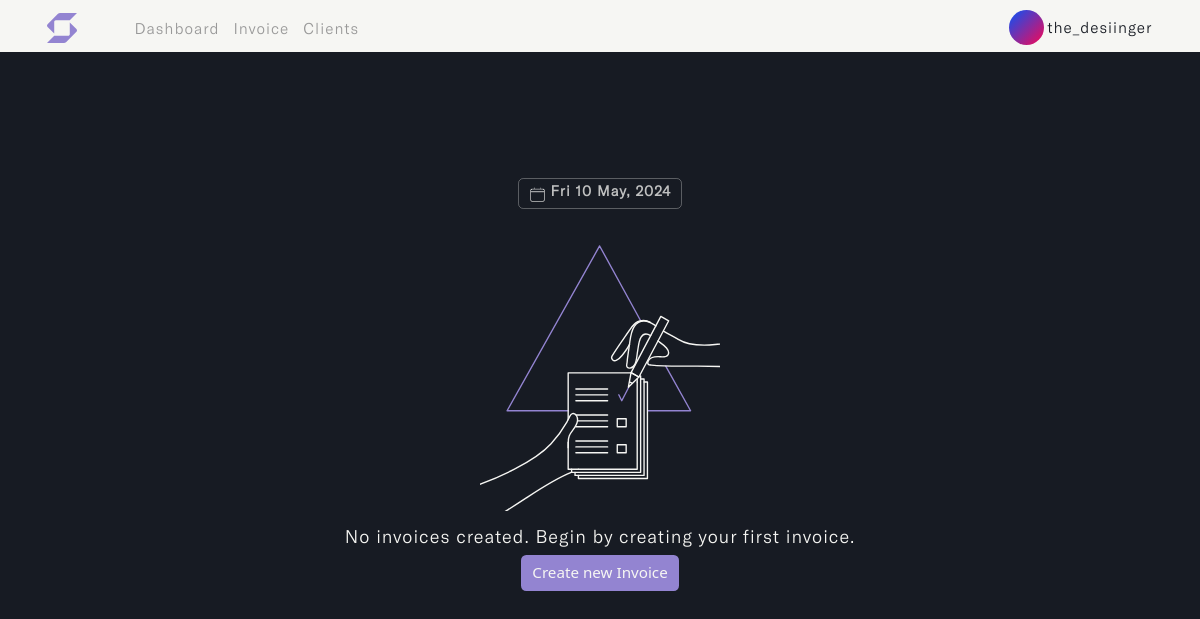
/invoice (signed in), run on an earlier commit of the app's database.
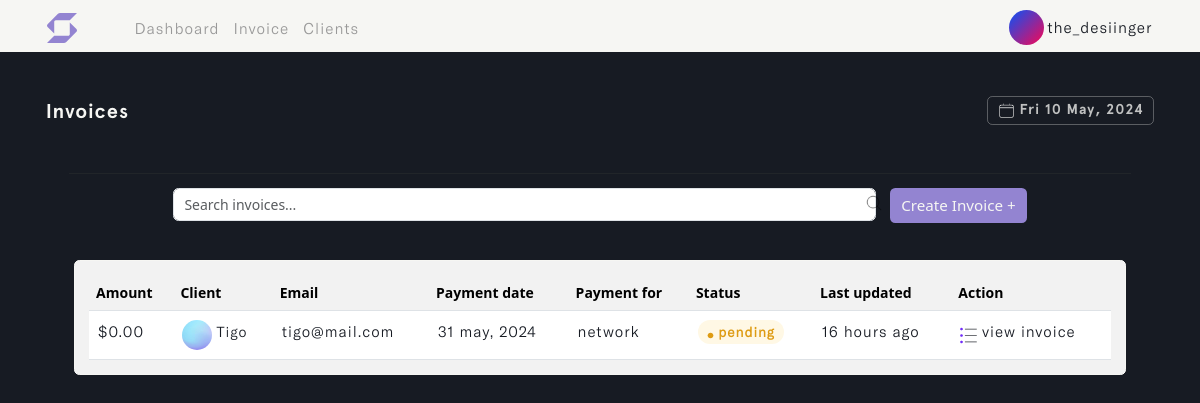
And on a later commit of the database.
### invoice/models.py (models this page shows, shortened)
class Invoice(models.Model):
    STATUS = (
        ('Pending', 'Pending'),
        ('Paid', 'Paid')
    )
    CURRENCY = (
        ('USD 🇺🇸', 'USD 🇺🇸'),
        ('GHS 🇬🇭', 'GHS 🇬🇭'),
        ('GBP 🇬🇧', 'GBP 🇬🇧'),
        ('EUR 🇪🇺', 'EUR 🇪🇺'),
        ('NGN 🇳🇬', 'NGN 🇳🇬'),
    )
    account_owner = models.ForeignKey(Profile, on_delete=models.CASCADE, related_name='acc_user', db_index=True)
    project_name = models.CharField(max_length=255)
    project_duration = models.CharField(max_length=50)
    client_name = models.ForeignKey(Client, on_delete=models.CASCADE, to_field='name', related_name='invoice', db_index=True,
                                    help_text='Select a client for this entry.')
    invoice_status = models.CharField(max_length=200, choices=STATUS, db_index=True)
    payment_date = models.DateField(max_length=200, null=True)
    currency = models.CharField(max_length=200, choices=CURRENCY)
    invoice_image = models.ImageField(null=True, blank=True, upload_to='invoice_image/', default='invoice.png')
    client_note = models.TextField(max_length=100000, null=True, blank=True)
    total = models.IntegerField(default=0, null=True, blank=True)
    paid_date = models.DateField(null=True, blank=True)
    updated_time_stamp = models.DateTimeField(auto_now=True, db_index=True)
    created_time_stamp = models.DateTimeField(auto_now_add=True, db_index=True)
    id = models.UUIDField(default=uuid.uuid4, primary_key=True, unique=True, editable=False)
    class Meta:
        ordering = ['-updated_time_stamp']

class Client(models.Model):
    account_owner = models.ForeignKey(Profile, on_delete=models.CASCADE)
    name = models.CharField(max_length=50, unique=True)
    address = models.CharField(max_length=255, default='...')
    country = models.CharField(max_length=50)
    email = models.EmailField(max_length=100, unique=True, default='...')
    phone_number = models.IntegerField(null=True, blank=True, default='(xxx)xxx-xxxx')
    city_state = models.CharField(max_length=50)
    postal_code = models.CharField(max_length=30, default='...')
    client_avatar = models.ImageField(null=True, blank=True, upload_to='client_avatar/', default='emil-kowalski.png')
    updated_time_stamp = models.DateTimeField(auto_now=True)
    created_time_stamp = models.DateTimeField(auto_now_add=True)
    id = models.UUIDField(default=uuid.uuid4, primary_key=True, unique=True, editable=False)
    @property
    def imageURL(self):
        try:
            url = self.client_avatar.url
        except:
            url = ''
        return url
    class Meta:
        ordering = ['-updated_time_stamp']
    def __str__(self):
        return self.name

### invoice/views.py (the view, shortened to what this page needs)
# urls.py: path('invoice', views.create_invoice, name='invoice'),
@login_required(login_url='login')
def create_invoice(request):
    profile = request.user.profile
    invoices = profile.acc_user.select_related('account_owner').all()
    custom_range, invoices = paginateInvoice(request, 5, invoices)
    for invoice in invoices:
        invoice.due = (invoice.payment_date - datetime.now().date()).days
    form = InvoiceCreationForm(request.user, request.POST, request.FILES if request.method == "POST" else None)
    default_clientImg = "https://swift-bill-bucket.s3.amazonaws.com/emil-kowalski.png"
    context = {'form': form, 'invoices': invoices,
               'custom_range': custom_range, 'clientImg': default_clientImg}
    return render(request, 'invoice/invoice.html', context)

### invoice/forms.py
class InvoiceCreationForm(ModelForm):
    payment_date = forms.DateField(widget=DateInput)
    class Meta:
        model = Invoice
        fields = ['project_name', 'project_duration', 'client_name',
                  'invoice_status', 'payment_date', 'currency', 'invoice_image',
                  'client_note']
    def __init__(self, user, *args, **kwargs):
        super(InvoiceCreationForm, self).__init__(*args, **kwargs)
        self.fields['invoice_status'].widget.choices = [('', 'Choose status')] + list(self.fields['invoice_status'].widget.choices)
        self.fields['currency'].widget.choices = [('', 'Choose currency')] + list(self.fields['currency'].widget.choices)
        self.fields['client_name'].queryset = Client.objects.filter(account_owner=user.profile)
        self.fields['currency'].widget.attrs.update({'id': 'currency_field'})
        for name, field in self.fields.items():
            field.widget.attrs.update({'class': 'input form-control'})

### user/models.py (called while the page is built)
    def __str__(self):
        return self.username

### invoice/templates/invoice/invoice.html (shortened to what this page needs)
{% load static %}
<!DOCTYPE html>
<html lang="en" class="js has-scroll-init has-scroll-smooth">
  <head>
    <link rel="stylesheet" href="{% static '/css/bootstrap.min.css' %}" />
    <link rel="stylesheet" href="{% static '/css/invoice.css' %}" />
  </head>
  <body
    id="pageTop"
    class="page-content"
    data-spy="scroll"
    data-target="#mainNav"
  >
    {% include 'invoice/nav.html' %}
    <main>
      <div data-scroll class="page page--layout-2" id="main">
        {% if invoices %}
        <div id="hero">
          <div class="container-fluid">
            <div class="hero-intro">
              <p>
                Invoices
                <span class="badge">
                  <img
                    src="{% static '/images/calendar.png' %}"
                    class="img-fluid calender-img"
                    alt="calender-img"
                  />
                  {% now "D d M, Y" %}
                </span>
              </p>
            </div>
          </div>
        </div>
        <div id="search">
          <div class="container-fluid">
            <div class="search-intro">
              <hr />
              <div class="row g-3 d-flex justify-content-center">
                <div class="col-md-8">
                  <img
                    src="{% static '/images/magnifying-glass.png' %}"
                    class="img-fluid search--img"
                    alt="search--img"
                  />
                  <input
                    type="text"
                    class="form-control live-search-box"
                    placeholder="Search invoices..."
                  />
                </div>
                <div class="col-auto">
                  <button
                    type="submit"
                    class="btn mb-3 invoice--btn"
                    data-bs-toggle="offcanvas"
                    data-bs-target="#offcanvasRight"
                    aria-controls="offcanvasRight"
                  >
                    Create Invoice +
                  </button>
                </div>
              </div>
            </div>
          </div>
        </div>
        {% include 'invoice/desktop-table.html' %}
        {% else %}
        <div id="no--invoices">
          <p>
            <span class="badge">
              <img
                src="{% static '/images/calendar.png' %}"
                class="img-fluid calender-img"
                alt="calender-img"
              />
              {% now "D d M, Y" %}
            </span>
          </p>
          <img
            src="{% static '/images/no-invoice.svg' %}"
            class="img-fluid no--invoice-img d-flex mx-auto"
            alt="no--invoice-img"
          />
          <p>No invoices created. Begin by creating your first invoice.</p>
          <center>
            <a
              href="#"
              class="btn"
              id="create--btn"
              data-bs-toggle="offcanvas"
              data-bs-target="#offcanvasRight"
              aria-controls="offcanvasRight"
            >
              Create new Invoice
            </a>
          </center>
        </div>
        {% endif %}
      </div>
    </main>
  </body>
</html>

### invoice/templates/invoice/desktop-table.html (shortened to what this page needs)
{% load static %}
{% load humanize %}
<div id="desktop-table" class="live-search-list">
  <div class="container">
    <div class="desktop-table-intro">
      <div class="card">
        <div class="card-body">
          <table class="table table-hover" id="invoice_table">
            <thead>
              <tr>
                <th scope="col">Amount</th>
                <th scope="col">Client</th>
                <th scope="col">Email</th>
                <th scope="col">Payment date</th>
                <th scope="col">Payment for</th>
                <th scope="col">Status</th>
                <th scope="col">Last updated</th>
                <th scope="col">Action</th>
              </tr>
            </thead>
            <tbody>
              {% for invoice in invoices %}
              <tr id="search_invoice">
                <td>
                  {% if invoice.currency == "GHS 🇬🇭" %}
                  ¢{{ invoice.total|floatformat:2|intcomma }}
                  {% elif invoice.currency == "USD 🇺🇸" %}
                  ${{ invoice.total|floatformat:2|intcomma }}
                  {% elif invoice.currency == "GBP 🇬🇧" %}
                  £{{ invoice.total|floatformat:2|intcomma }}
                  {% elif invoice.currency == "EUR 🇪🇺" %}
                  €{{ invoice.total|floatformat:2|intcomma }}
                  {% elif invoice.currency == "NGN 🇳🇬" %}
                  ₦{{ invoice.total|floatformat:2|intcomma }}
                  {% endif %}
                </td>
                <td id="client_name">
                  {% if invoice.client_name.imageURL != clientImg %}
                  <img
                    src="{{invoice.client_name.imageURL}}"
                    class="img-fluid rounded-circle"
                    id="avatar-img"
                    alt="avatar-img"
                  />
                  {% endif %}
                  {{invoice.client_name.name}}
                </td>
                <td>{{invoice.client_name.email | truncatechars:25}}</td>
                <td>{{invoice.payment_date|date:"d F, Y"}}</td>
                <td>{{invoice.project_name | truncatechars:17}}</td>
                {% if invoice.due <= 3 and invoice.invoice_status != 'Paid' %}
                <td id="due_date">
                  <span class="badge">overdue close</span>
                </td>
                {% else %}
                {% if invoice.invoice_status == 'Pending' %}
                <td id="unpaid_status">
                  <span class="badge">
                    <img
                      src="{% static '/images/pending.svg' %}"
                      class="img-fluid"
                      id="clock-img"
                      alt="clock-img"
                    />
                    {{invoice.invoice_status}}
                  </span>
                </td>
                {% endif %}
                {% endif %}
                <td>{{invoice.updated_time_stamp|naturaltime}}</td>
                <td>
                  <a href="{% url 'invoice-details' invoice.id %}">
                    <img
                      src="{% static '/images/list.png' %}"
                      class="img-fluid"
                      id="open_invoice-link"
                      alt="open_invoice-link"
                    />
                    view Invoice
                  </a>
                </td>
              </tr>
              {% endfor %}
            </tbody>
          </table>
        </div>
      </div>
    </div>
  </div>
</div>

What changed in the data, as far as the page shows it:
added Invoice: total "0.00", client_name.imageURL (picture), client_name.name "Tigo", client_name.email "tigo@mail.com", payment_date "31 may, 2024", project_name "network", invoice_status "pending", updated_time_stamp "16 hours ago"
Also different on the page:
text no longer shown: "No invoices created. Begin by creating your first invoice. Create new Invoice"
text now shown: "Invoices Create Invoice + Amount Client Email Payment date Payment for Status Last updated Action"
